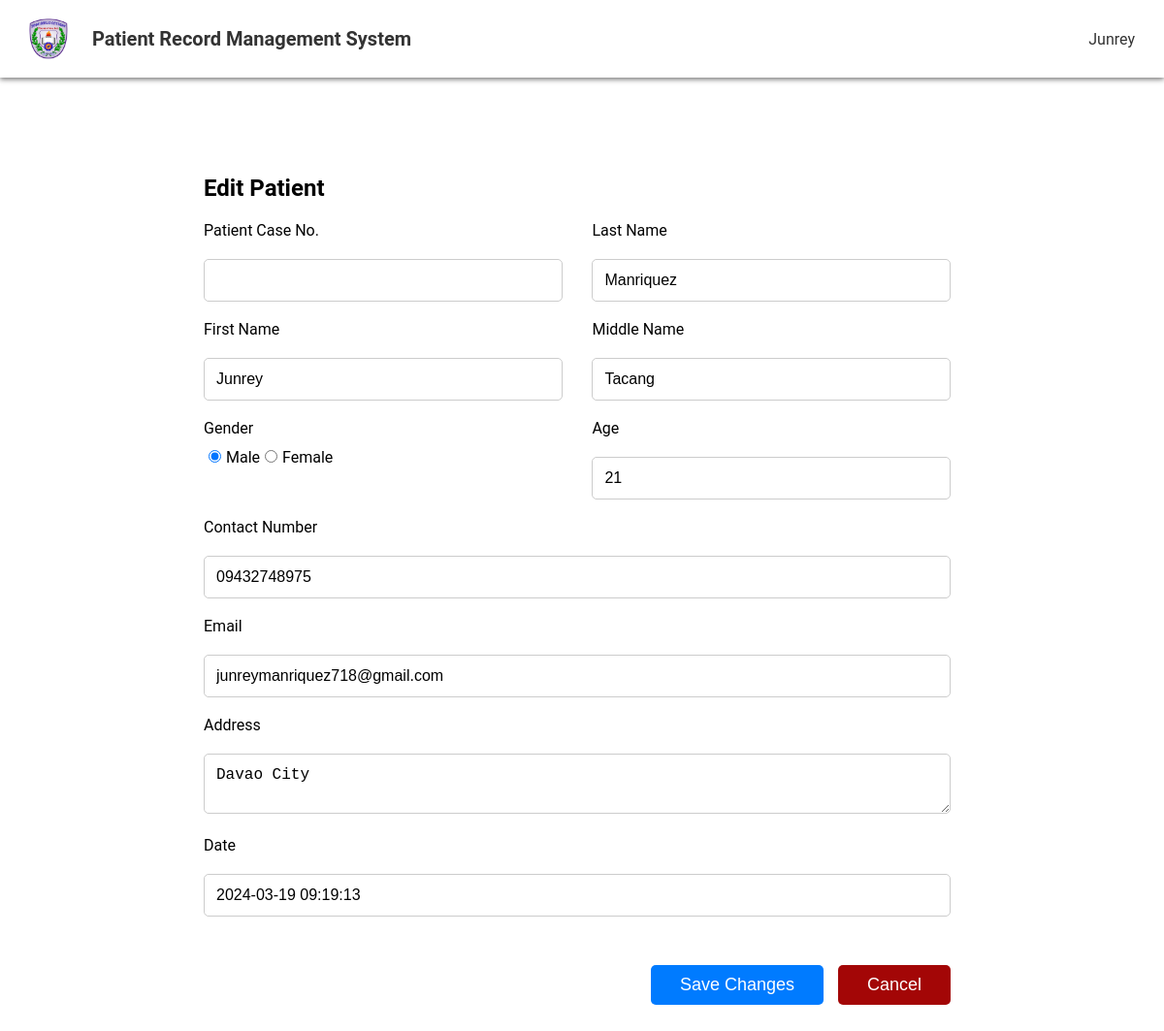
The page /edit_patient.php?id=1 (signed in) on the database its author committed.
### tables this page shows
CREATE TABLE `patients` (
  `id` int(11) NOT NULL,
  `firstname` varchar(50) NOT NULL,
  `lastname` varchar(50) NOT NULL,
  `middlename` varchar(50) NOT NULL,
  `gender` varchar(10) NOT NULL,
  `age` int(11) NOT NULL,
  `contact` varchar(20) NOT NULL,
  `email` varchar(100) NOT NULL,
  `address` text NOT NULL,
  `date_added` timestamp NOT NULL DEFAULT current_timestamp()
);

### edit_patient.php (the view, shortened to what this page needs)
<?php
include 'db_connection.php';
if (isset($_GET['id'])) {
    $patient_id = $_GET['id'];
    $sql = "SELECT * FROM patients WHERE id = $patient_id";
    $result = mysqli_query($conn, $sql);
    if (mysqli_num_rows($result) == 1) {
        $row = mysqli_fetch_assoc($result);
    } else {
        $_SESSION['error'] = "Patient not found.";
        header("Location: patient_records.php");
        exit();
    }
} else {
    $_SESSION['error'] = "Patient ID not provided.";
    header("Location: patient_records.php");
    exit();
}
?>
<!DOCTYPE html>
<html>
<head>
    <link rel="stylesheet" href="https://cdnjs.cloudflare.com/ajax/libs/font-awesome/5.15.4/css/all.min.css">
    <link rel="stylesheet" href="edit_patient.css">
</head>
<body>
    <div class="top-panel">
        <div class="logo-title">
            <img src="jmclogo.png" alt="Logo" class="logo">
            <span class="title-text">Patient Record Management System</span>
        </div>
        <div class="user-info">
            <div class="user-circle"></div>
            <span class="username"><?php echo $_SESSION['username']; ?></span>
        </div>
    </div>
    <div class="content">
        <div class="action-bar">
            <div class="edit-patient-form-container">
                <div id="edit-patient-form" class="edit-patient-form">
                    <h2>Edit Patient</h2>
                    <form method="post" action="edit_patient_process.php">
                        <div class="form-row">
                            <div class="form-group">
                                <label for="patient_case_no">Patient Case No.</label>
                                <input type="text" id="patient_case_no" name="patient_case_no" value="<?php echo $row['patient_case_no']; ?>" required>
                            </div>
                            <div class="form-group">
                                <label for="lastname">Last Name</label>
                                <input type="text" id="lastname" name="lastname" value="<?php echo $row['lastname']; ?>" required>
                            </div>
                            <div class="form-group">
                                <br><label for="firstname">First Name</label>
                                <input type="text" id="firstname" name="firstname" value="<?php echo $row['firstname']; ?>" required>
                            </div>
                            <div class="form-group">
                                <br><label for="middlename">Middle Name</label>
                                <input type="text" id="middlename" name="middlename" value="<?php echo $row['middlename']; ?>">
                            </div>
                        </div>
                        <div class="form-row">
                            <div class="form-group">
                                <br><label>Gender</label>
                                <div class="gender-radio">
                                    <input type="radio" id="male" name="gender" value="male" <?php if ($row['gender'] == 'male') echo 'checked'; ?> required>
                                    <label for="male">Male</label>
                                    <input type="radio" id="female" name="gender" value="female" <?php if ($row['gender'] == 'female') echo 'checked'; ?> required>
                                    <label for="female">Female</label>
                                </div>
                            </div>
                            <div class="form-group">
                                <br><label for="age">Age</label>
                                <input type="number" id="age" name="age" value="<?php echo $row['age']; ?>" required>
                            </div>
                        </div>
                        <div class="form-group">
                            <br><label for="contact">Contact Number</label>
                            <input type="number" id="contact" name="contact" pattern="[0-9]*" value="<?php echo $row['contact']; ?>" required>
                        </div>
                        <div class="form-group">
                            <br><label for="email">Email</label>
                            <input type="email" id="email" name="email" value="<?php echo $row['email']; ?>" required>
                        </div>
                        <div class="form-group">
                            <br><label for="address">Address</label>
                            <textarea id="address" name="address" required><?php echo $row['address']; ?></textarea>
                        </div>
                        <div class="form-group">
                            <br><label for="date_added">Date</label>
                            <input type="text" id="date_added" name="date_added" value="<?php echo $row['date_added']; ?>" readonly>
                        </div>
                        <div class="form-actions">
                            <button type="submit" class="submit-btn">Save Changes</button>
                            <button type="button" class="cancel-btn" onclick="window.location.href = 'patient_records.php';">Cancel</button>
                        </div>
                    </form>
                </div>
            </div>
        </div>
    </div>
</body>
</html>

### edit_patient.css (style rules this page uses)
body { font-family: 'Roboto', sans-serif; margin: 0; padding: 0; }
.content { margin-left: 190px; margin-top: 60px; padding: 20px; margin-right: 200px; margin-bottom: 100px; }
.top-panel { height: 80px; background-color: #fff; display: flex; align-items: center; justify-content: space-between; padding: 0 30px; box-shadow: 0 2px 5px rgba(121, 120, 120, 0.973); }
.logo-title { display: flex; align-items: center; }
.logo { width: 40px; height: auto; margin-right: 10px; }
.title-text { color: #333; font-size: 20px; font-weight: bold; margin-left: 15px; }
.user-info { display: flex; align-items: center; }
.user-circle { width: 30px; height: 35px; background-color: #fff; border-radius: 50%; margin-right: 10px; display: flex; align-items: center; justify-content: center; }
.username { color: #333; font-size: 16px; }
.form-group label { display: block; margin-bottom: 10px; }
.form-group input[type="text"], .form-group input[type="number"], .form-group input[type="email"], .form-group textarea { width: 100%; padding: 12px; border: 1px solid #ccc; border-radius: 5px; box-sizing: border-box; margin-top: 10px; font-size: 16px; }
.form-row { display: flex; flex-wrap: wrap; justify-content: space-between; }
.form-group { flex: 0 0 48%; }
.gender-radio { display: flex; align-items: center; }
.gender-radio input[type="radio"] { margin-right: 5px; vertical-align: middle; margin-bottom: 15px; }
.form-actions { display: flex; justify-content: flex-end; margin-top: 20px; }
.form-actions button { padding: 10px 30px; border: none; border-radius: 5px; cursor: pointer; margin-left: 15px; font-size: 18px; }
.cancel-btn { background-color: #a30606; color: #fff; margin-top: 30px; }
.submit-btn { background-color: #007bff; color: #fff; margin-top: 30px; }

### rows shown on the page
patients: lastname "Manriquez", firstname "Junrey", middlename "Tacang", gender "☑ Male", gender "☐ Female", age "21", contact "09432748975", email "junreymanriquez718@gmail.com", address "Davao City", date_added "2024-03-19 09:19:13"

### other values the page prints
$_SESSION['username'] "Junrey"
